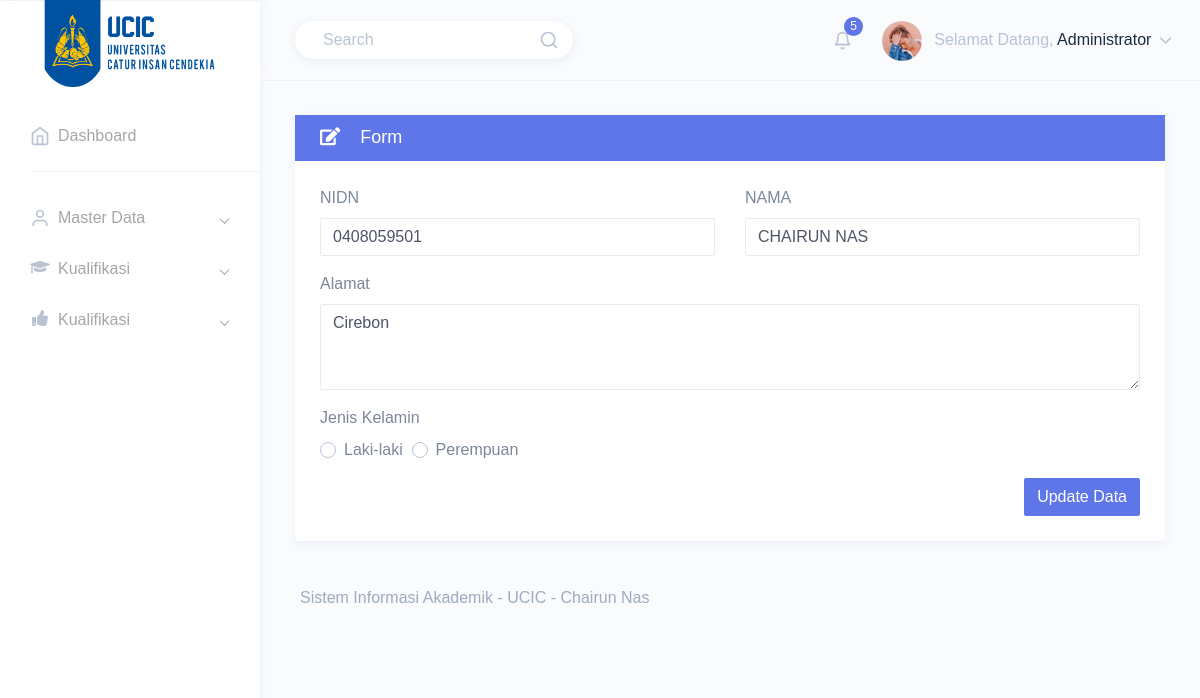
Screenshot of /admin/index.php?page=form_datadosen_edit&id=1 (signed in) with the database file from the repository.
### tables this page shows
CREATE TABLE `tbl_user` (
  `id_user` int(11) NOT NULL,
  `username` varchar(30) NOT NULL,
  `password` text NOT NULL,
  `nm_user` varchar(50) NOT NULL,
  `status` varchar(30) NOT NULL
);

CREATE TABLE `tbl_dosen` (
  `id_dosen` int(11) NOT NULL,
  `nidn_dosen` varchar(15) NOT NULL,
  `nm_dosen` varchar(50) NOT NULL,
  `alamat` text NOT NULL,
  `gender` varchar(10) NOT NULL
);

### admin/component/form_datadosen_edit.php (the view, shortened to what this page needs)
<?php
include '../koneksi.php';
$sqld = mysqli_query($con, "SELECT * FROM tbl_dosen WHERE id_dosen = $_GET[id]");
$rd = mysqli_fetch_array($sqld);
?>
<div class="row">
  <div class="col-12">
    <div class="card">
      <div class="card-header bg-primary">
        <h4 class="mb-0 text-white"><i class="fas fa-edit"></i> &nbsp;&nbsp;&nbsp;Form</h4>
      </div>
      <div class="card-body">
        <form method="POST">
          <div class="form-body">
            <div class="row">
              <div class="col-md-6">
                <div class="form-group">
                  <label>NIDN</label>
                  <input type="text" class="form-control" placeholder="NIDN" name="nidn_dosen" value="<?= "$rd[nidn_dosen]"; ?>">
                </div>
              </div>
              <div class="col-md-6">
                <div class="form-group">
                  <label>NAMA</label>
                  <input type="text" class="form-control" placeholder="NAMA LENGKAP" name="nm_dosen" value="<?= "$rd[nm_dosen]"; ?>">
                </div>
              </div>
            </div>
            <div class="row">
              <div class="col-md-12">
                <div class="form-group">
                  <label>Alamat</label>
                  <textarea class="form-control" rows="3" name="alamat"><?= "$rd[alamat]"; ?></textarea>
                </div>
              </div>
            </div>
            <div class="row">
              <div class="col-md-6">
                <div class="form-group">
                  <label>Jenis Kelamin</label><br>
                  <div class="form-check form-check-inline">
                    <div class="custom-control custom-radio">
                      <label class="custom-control-label" for="custom1">Laki-laki</label>
                    </div>&nbsp;&nbsp;
                    <div class="custom-control custom-radio">
                      <label class="custom-control-label" for="custom2">Perempuan</label>
                    </div>
                  </div>
                </div>
              </div>
            </div>
            <div class="form-actions">
              <div class="text-right">
                <button type="submit" class="btn btn-info">Update Data</button>
              </div>
            </div>
        </form>
      </div>
    </div>
  </div>
</div>

### admin/index.php (shortened to what this page needs)
<?php
include "../koneksi.php";
$sqla = mysqli_query($con, "select * from tbl_user where username= '$_SESSION[namaadmin]' ");
$ra = mysqli_fetch_array($sqla);
?>
<!DOCTYPE html>
<html dir="ltr" lang="en">
<head>
    <link href="../assets/assets/extra-libs/c3/c3.min.css" rel="stylesheet">
    <link href="../assets/assets/libs/chartist/dist/chartist.min.css" rel="stylesheet">
    <link href="../assets/assets/extra-libs/jvector/jquery-jvectormap-2.0.2.css" rel="stylesheet" />
    <link href="../assets/assets/extra-libs/datatables.net-bs4/css/dataTables.bootstrap4.css" rel="stylesheet">
    <link href="../assets/dist/css/style.min.css" rel="stylesheet">
    <link rel="stylesheet" type="text/css" href="../assets/assets/extra-libs/prism/prism.css">
</head>
<body>
    <div id="main-wrapper" data-theme="light" data-layout="vertical" data-navbarbg="skin6" data-sidebartype="full" data-sidebar-position="fixed" data-header-position="fixed" data-boxed-layout="full">
        <header class="topbar" data-navbarbg="skin6">
            <nav class="navbar top-navbar navbar-expand-md">
                <div class="navbar-header" data-logobg="skin6">
                    <div class="navbar-brand">
                        <a href="index.html">
                            <b class="logo-icon">
                                <img src="../assets/assets/images/cic.png" width="100%" height="100%" alt="homepage" class="dark-logo" />
                            </b>
                        </a>
                    </div>
                </div>
                <div class="navbar-collapse collapse" id="navbarSupportedContent">
                    <ul class="navbar-nav float-left mr-auto ml-3 pl-1">
                        <li class="nav-item d-none d-md-block">
                            <a class="nav-link" href="javascript:void(0)">
                                <form>
                                    <div class="customize-input">
                                        <input class="form-control custom-shadow custom-radius border-0 bg-white" type="search" placeholder="Search" aria-label="Search">
                                        <i class="form-control-icon" data-feather="search"></i>
                                    </div>
                                </form>
                            </a>
                        </li>
                    </ul>
                    <ul class="navbar-nav float-right">
                        <li class="nav-item dropdown">
                            <a class="nav-link dropdown-toggle pl-md-3 position-relative" href="javascript:void(0)" id="bell" role="button" data-toggle="dropdown" aria-haspopup="true" aria-expanded="false">
                                <span><i data-feather="bell" class="svg-icon"></i></span>
                                <span class="badge badge-primary notify-no rounded-circle">5</span>
                            </a>
                        </li>
                        <li class="nav-item dropdown">
                            <a class="nav-link dropdown-toggle" href="javascript:void(0)" data-toggle="dropdown" aria-haspopup="true" aria-expanded="false">
                                <img src="../assets/assets/images/users/profile-pic.jpg" alt="user" class="rounded-circle" width="40">
                                <span class="ml-2 d-none d-lg-inline-block"><span>Selamat Datang,</span> <span class="text-dark"> <?php echo "$ra[nm_user]" ?> </span> <i data-feather="chevron-down" class="svg-icon"></i></span>
                            </a>
                        </li>
                    </ul>
                </div>
            </nav>
        </header>
        <aside class="left-sidebar" data-sidebarbg="skin6">
            <div class="scroll-sidebar" data-sidebarbg="skin6">
                <nav class="sidebar-nav">
                    <ul id="sidebarnav">
                        <li class="sidebar-item"> <a class="sidebar-link sidebar-link" href="index.php" aria-expanded="false"><i data-feather="home" class="feather-icon"></i><span class="hide-menu">Dashboard</span></a></li>
                        <li class="list-divider"></li>
                        <li class="sidebar-item"> <a class="sidebar-link has-arrow" href="javascript:void(0)" aria-expanded="false"><i data-feather="user" class="feather-icon"></i><span class="hide-menu">Master Data </span></a>
                        </li>
                        <li class="sidebar-item"> <a class="sidebar-link has-arrow" href="javascript:void(0)" aria-expanded="false"><i class="fas fa-graduation-cap"></i><span class="hide-menu">Kualifikasi </span></a>
                        </li>
                        <li class="sidebar-item"> <a class="sidebar-link has-arrow" href="javascript:void(0)" aria-expanded="false"><i class="fas fa-thumbs-up"></i><span class="hide-menu">Kualifikasi </span></a>
                        </li>
                    </ul>
                </nav>
            </div>
        </aside>
        <div class="page-wrapper">
            <div class="container-fluid">
                <?php
                if (isset($_GET['page'])) {
                    $page = $_GET['page'];
                    switch ($page) {
                        case 'form_datadosen_edit';
                            include 'component/form_datadosen_edit.php';
                            break;
                    }
                } else {
                    include 'component/beranda.html';
                }
                ?>
                <footer class="footer text-center text-muted">
                    Sistem Informasi Akademik - UCIC - Chairun Nas
                </footer>
            </div>
        </div>
</body>
</html>

### rows the page displays
tbl_user: nm_user "Administrator"
tbl_dosen: nidn_dosen "0408059501", nm_dosen "CHAIRUN NAS", alamat "Cirebon"
